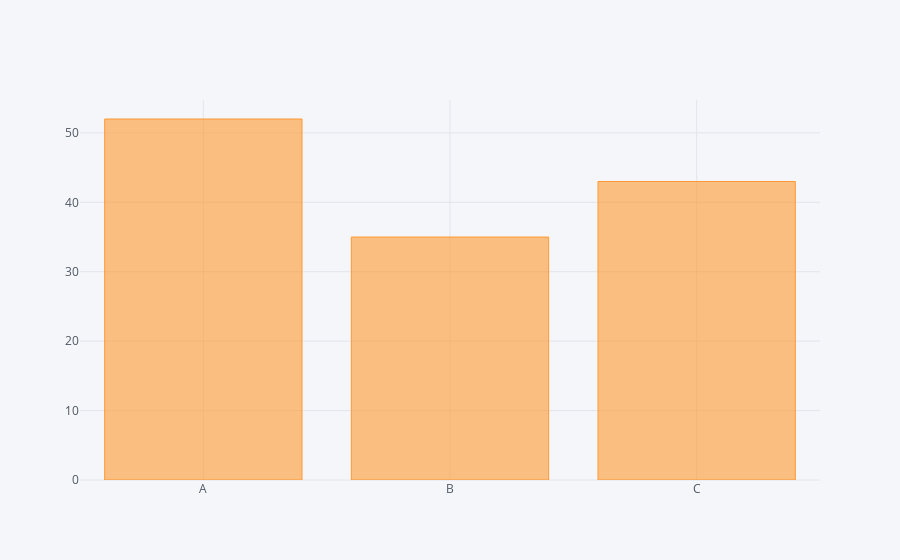

This figure's notebook cell:
### Code cell
df2.iplot(kind='bar',x='Category',y='Values')

### Figure 1 — Plotly figure (JSON) as saved in the notebook; plotly's stock layout.template omitted (floating-point values rounded to 4 significant figures)
{"data": [{"marker": {"color": "rgba(255, 153, 51, 0.6)", "line": {"color": "rgba(255, 153, 51, 1.0)", "width": 1}}, "name": "Values", "orientation": "v", "text": "", "type": "bar", "uid": "d4f4e992-0b5d-4c77-8e9d-86a0e8128f87", "x": ["A", "B", "C"], "y": [52, 35, 43]}], "layout": {"autosize": true, "legend": {"bgcolor": "#F5F6F9", "font": {"color": "#4D5663"}}, "paper_bgcolor": "#F5F6F9", "plot_bgcolor": "#F5F6F9", "title": {"font": {"color": "#4D5663"}}, "xaxis": {"autorange": true, "gridcolor": "#E1E5ED", "range": [-0.5, 2.5], "showgrid": true, "tickfont": {"color": "#4D5663"}, "title": {"font": {"color": "#4D5663"}, "text": ""}, "type": "category", "zerolinecolor": "#E1E5ED"}, "yaxis": {"autorange": true, "gridcolor": "#E1E5ED", "range": [0, 54.74], "showgrid": true, "tickfont": {"color": "#4D5663"}, "title": {"font": {"color": "#4D5663"}, "text": ""}, "type": "linear", "zerolinecolor": "#E1E5ED"}}}
